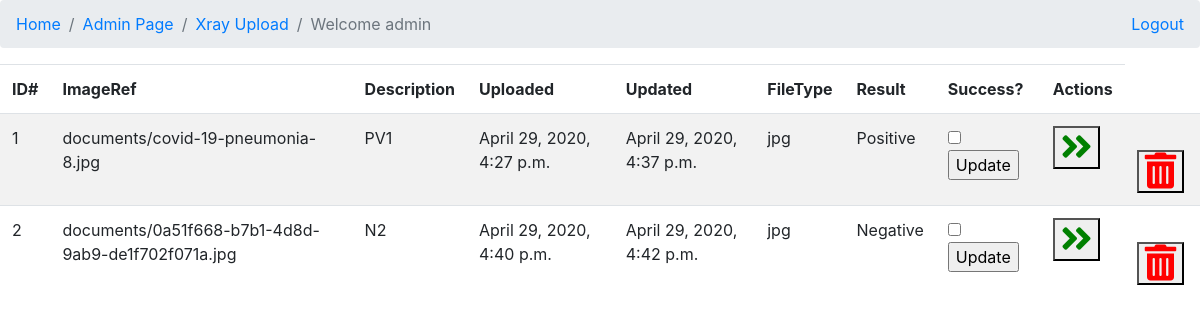
Page /xray/ (signed in) on the earlier database version.
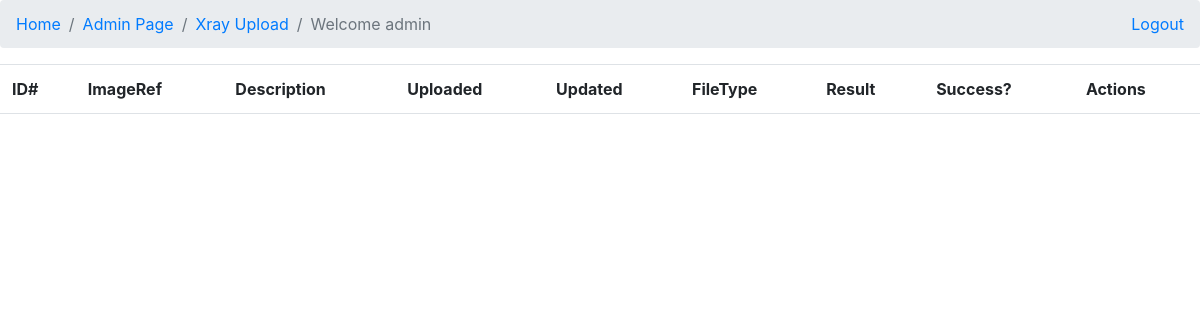
Same page on the later database version.
### fileupload/models.py (models this page shows, shortened)
class Document(models.Model):
    created = models.DateTimeField(auto_now_add=True)
    updated = models.DateTimeField(auto_now=True)
    creator = models.CharField(max_length=60, blank=False, default='admin')
    description = models.CharField(max_length=255, blank=True)
    document = models.FileField(upload_to='documents/',blank=True)
    document1 = models.FileField(upload_to='documents/',blank=True)
    document2 = models.FileField(upload_to='documents/',blank=True)
    training_status = models.BooleanField(default=False)
    covidstate = models.CharField(max_length=255, blank=True,default='Not Processed')
    filetype = models.CharField(max_length=10, blank=False, default='jpg')
    predictstate = models.BooleanField(default=False)

### fileupload/views.py (the view)
# urls.py: path('', views.xray_list, name='xray_list'),
def xray_list(request):
    if request.user.is_authenticated:
        if request.user == "admin":
            content = {'xray_list': Document.objects.all()}
        else:
            content = {'xray_list': Document.objects.filter(creator=request.user)}
        return render(request, "xraylist.html", content)
    else:
        return redirect('%s?next=%s' % (settings.LOGIN_URL, request.path))

### templates/xraylist.html (shortened to what this page needs)
{% extends "base.html" %}
{% block content %}
<div id="listid" >
  <table class="table table-striped">
    <thead class="border-bottom font-weight-bold">
      <tr>
          <td>ID#</td>  <td>ImageRef</td>
          <td>Description</td> <td>Uploaded</td><td>Updated</td><td>FileType</td>
          <td>Result</td><td>Success?</td><td>Actions</td>
      </tr>
    </thead>
    <tbody>
      {% for xray in xray_list %}
      <tr>
        <td>{{ forloop.counter }}</td>
        <td>{{xray.document}}</td>
        <td>{{xray.description}}</td>
        <td>{{xray.created}}</td>
        <td>{{xray.updated}}</td>
        <td>{{xray.filetype}}</td>
        <td>{{xray.covidstate}}</td>
        <td>
        <form action="{% url 'xray_update' xray.id %}" method="post">{% csrf_token %}
          {% if xray.predictstate == True %}
          <input type="checkbox" name="predictstate" id="predictstate" checked>
          {% else %}
          <input type="checkbox" name="predictstate" id="predictstate">
          {% endif %}
          <input type="submit" value="Update">
        </form>
      </td>
        <td>
          <form action="/xray/trainmodel/{{ xray.id }}/" method="post" class="d-inline" onclick = "showMessage()" >{% csrf_token %}
            <button id="processpredict" name="processpredict{{ xray.id }}" type="submit" class="btn">
            <i class="fas fa-angle-double-right fa-2x" style='font-size:36px;color:green'></i></a></button>
          </form>
		    </td>
		    <td>
            <form action="{% url 'xray_delete' xray.id %}" method="post" class="d-inline">{% csrf_token %}
              <button id="deleteitem" name="deleteitem{{ xray.id }}" type="submit" class="btn">
               <i class="fas fa-trash-alt fa-2x" style='font-size:36px;color:red'></i></button>
              </form>
        </td>
      </tr>
      {% endfor %}
    </tbody>
  </table>
</div>
{% endblock content %}

### templates/base.html (shortened to what this page needs)
<!DOCTYPE html>
<html lang="en">
<head>
    <link rel="stylesheet" href="https://stackpath.bootstrapcdn.com/bootstrap/4.4.1/css/bootstrap.min.css">
    <link rel="stylesheet" href="https://use.fontawesome.com/releases/v5.7.0/css/all.css">
    <link rel="stylesheet" href="https://cdnjs.cloudflare.com/ajax/libs/font-awesome/5.12.0/css/all.min.css">
    <link rel="stylesheet" type="text/css" href="/static/css/covid.css"/>
</head>
<body>
  <nav aria-label="breadcrumb">
    <ol class='breadcrumb'>
      {% if not request.user.is_authenticated %}
        <li><a href='/accounts/login/'>Login</a></li>
      {% else %}
        <li class="breadcrumb-item"><a href='/xray/'>Home</a> </li>
        {% if user.username == "admin" %}
          <li class='breadcrumb-item'><a href="{% url 'admin:index' %}" target="_blank">Admin Page</a></li>
        {% endif %}
          <li class='breadcrumb-item'><a href="/xray/upload" ><style></style>Xray Upload</a></li>
          <li class='breadcrumb-item active'>Welcome {{request.user}}</li>
          <ul class="navbar-nav ml-auto nav-flex-icons">
          <li class="nav-item">
          <li class='breadcrumb-item float-right'><a href="/accounts/logout/?next=/xray">Logout</a></li>
          </li>
    </ul>
      {% endif %}
    </ol>
  </nav>
{% block content %}
{% endblock content %}
</body>
</html>

Differences in the rows shown:
removed Document: document "documents/covid-19-pneumonia-8.jpg", description "PV1", created "April 29, 2020, 4:27 p.m.", updated "April 29, 2020, 4:37 p.m.", filetype "jpg", covidstate "Positive"
removed Document: document "documents/0a51f668-b7b1-4d8d-9ab9-de1f702f071a.jpg", description "N2", created "April 29, 2020, 4:40 p.m.", updated "April 29, 2020, 4:42 p.m.", filetype "jpg", covidstate "Negative"
